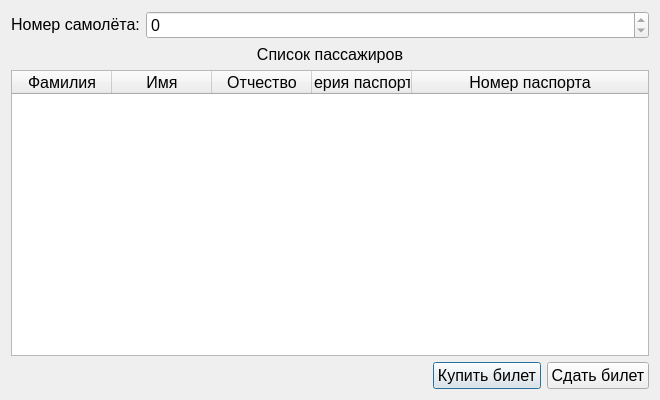
<?xml version="1.0" encoding="UTF-8"?>
<ui version="4.0">
 <class>MenuCashierDialog</class>
 <widget class="QDialog" name="MenuCashierDialog">
  <property name="geometry">
   <rect>
    <x>0</x>
    <y>0</y>
    <width>660</width>
    <height>400</height>
   </rect>
  </property>
  <property name="font">
   <font>
    <pointsize>12</pointsize>
   </font>
  </property>
  <property name="windowTitle">
   <string>Меню кассира</string>
  </property>
  <layout class="QVBoxLayout" name="verticalLayout">
   <item>
    <layout class="QHBoxLayout" name="horizontalLayout">
     <item>
      <widget class="QLabel" name="numberLabel">
       <property name="sizePolicy">
        <sizepolicy hsizetype="Preferred" vsizetype="Fixed">
         <horstretch>0</horstretch>
         <verstretch>0</verstretch>
        </sizepolicy>
       </property>
       <property name="text">
        <string>Номер самолёта:</string>
       </property>
       <property name="alignment">
        <set>Qt::AlignCenter</set>
       </property>
      </widget>
     </item>
     <item>
      <widget class="QSpinBox" name="numberLine">
       <property name="sizePolicy">
        <sizepolicy hsizetype="Expanding" vsizetype="Fixed">
         <horstretch>0</horstretch>
         <verstretch>0</verstretch>
        </sizepolicy>
       </property>
       <property name="readOnly">
        <bool>true</bool>
       </property>
       <property name="maximum">
        <number>999999999</number>
       </property>
       <property name="stepType">
        <enum>QAbstractSpinBox::DefaultStepType</enum>
       </property>
      </widget>
     </item>
    </layout>
   </item>
   <item>
    <widget class="QLabel" name="titleTableLabel">
     <property name="text">
      <string>Список пассажиров</string>
     </property>
     <property name="alignment">
      <set>Qt::AlignCenter</set>
     </property>
    </widget>
   </item>
   <item>
    <widget class="QTableWidget" name="passengersTableWidget">
     <property name="editTriggers">
      <set>QAbstractItemView::NoEditTriggers</set>
     </property>
     <property name="alternatingRowColors">
      <bool>true</bool>
     </property>
     <property name="selectionBehavior">
      <enum>QAbstractItemView::SelectRows</enum>
     </property>
     <property name="textElideMode">
      <enum>Qt::ElideMiddle</enum>
     </property>
     <attribute name="horizontalHeaderMinimumSectionSize">
      <number>17</number>
     </attribute>
     <attribute name="horizontalHeaderStretchLastSection">
      <bool>true</bool>
     </attribute>
     <attribute name="verticalHeaderVisible">
      <bool>false</bool>
     </attribute>
     <attribute name="verticalHeaderMinimumSectionSize">
      <number>17</number>
     </attribute>
     <column>
      <property name="text">
       <string>Фамилия</string>
      </property>
      <property name="font">
       <font>
        <pointsize>12</pointsize>
       </font>
      </property>
     </column>
     <column>
      <property name="text">
       <string>Имя</string>
      </property>
      <property name="font">
       <font>
        <pointsize>12</pointsize>
       </font>
      </property>
     </column>
     <column>
      <property name="text">
       <string>Отчество</string>
      </property>
      <property name="font">
       <font>
        <pointsize>12</pointsize>
       </font>
      </property>
     </column>
     <column>
      <property name="text">
       <string>Серия паспорта</string>
      </property>
      <property name="font">
       <font>
        <pointsize>12</pointsize>
       </font>
      </property>
     </column>
     <column>
      <property name="text">
       <string>Номер паспорта</string>
      </property>
      <property name="font">
       <font>
        <pointsize>12</pointsize>
       </font>
      </property>
     </column>
    </widget>
   </item>
   <item>
    <layout class="QHBoxLayout" name="horizontalLayout_2">
     <item>
      <spacer name="horizontalSpacer">
       <property name="orientation">
        <enum>Qt::Horizontal</enum>
       </property>
       <property name="sizeHint" stdset="0">
        <size>
         <width>40</width>
         <height>20</height>
        </size>
       </property>
      </spacer>
     </item>
     <item>
      <widget class="QPushButton" name="buyButton">
       <property name="sizePolicy">
        <sizepolicy hsizetype="Fixed" vsizetype="Fixed">
         <horstretch>0</horstretch>
         <verstretch>0</verstretch>
        </sizepolicy>
       </property>
       <property name="text">
        <string>Купить билет</string>
       </property>
      </widget>
     </item>
     <item>
      <widget class="QPushButton" name="handOverButton">
       <property name="sizePolicy">
        <sizepolicy hsizetype="Fixed" vsizetype="Fixed">
         <horstretch>0</horstretch>
         <verstretch>0</verstretch>
        </sizepolicy>
       </property>
       <property name="text">
        <string>Сдать билет</string>
       </property>
      </widget>
     </item>
    </layout>
   </item>
  </layout>
 </widget>
 <resources/>
 <connections/>
</ui>
